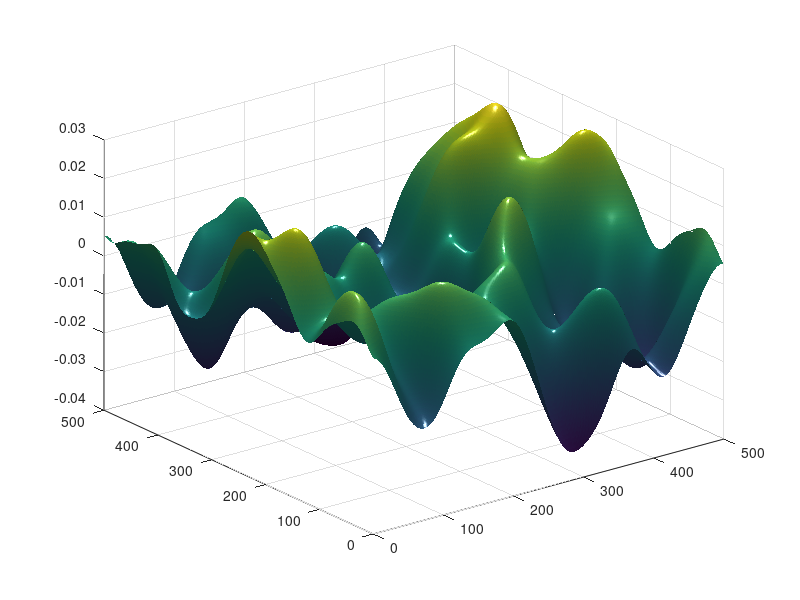

Write MATLAB code to recreate this figure.
N = [500 500] % size in pixels of image
 F = 3;        % frequency-filter width
 [X,Y] = ndgrid(1:N(1),1:N(2))
 i = min(X-1,N(1)-X+1);
 j = min(Y-1,N(2)-Y+1);
 H = exp(-.5*(i.^2+j.^2)/F^2);
 Z = real(ifft2(H.*fft2(randn(N))));
 surf(X,Y,Z,'edgecolor','none');
 light;